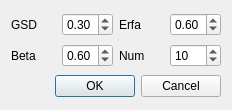
<?xml version="1.0" encoding="UTF-8"?>
<ui version="4.0">
 <class>ExtractBuildDialog</class>
 <widget class="QDialog" name="ExtractBuildDialog">
  <property name="geometry">
   <rect>
    <x>0</x>
    <y>0</y>
    <width>232</width>
    <height>110</height>
   </rect>
  </property>
  <property name="windowTitle">
   <string>ExtractBuild</string>
  </property>
  <layout class="QGridLayout" name="gridLayout">
   <item row="0" column="0">
    <widget class="QLabel" name="label">
     <property name="text">
      <string>GSD</string>
     </property>
    </widget>
   </item>
   <item row="0" column="1">
    <widget class="QDoubleSpinBox" name="GSDDoubleSpinBox">
     <property name="minimum">
      <double>0.010000000000000</double>
     </property>
     <property name="maximum">
      <double>1.000000000000000</double>
     </property>
     <property name="singleStep">
      <double>0.010000000000000</double>
     </property>
     <property name="value">
      <double>0.300000000000000</double>
     </property>
    </widget>
   </item>
   <item row="0" column="2">
    <widget class="QLabel" name="label_2">
     <property name="text">
      <string>Erfa</string>
     </property>
    </widget>
   </item>
   <item row="0" column="3">
    <widget class="QDoubleSpinBox" name="erfaDoubleSpinBox">
     <property name="maximum">
      <double>1.000000000000000</double>
     </property>
     <property name="singleStep">
      <double>0.010000000000000</double>
     </property>
     <property name="value">
      <double>0.600000000000000</double>
     </property>
    </widget>
   </item>
   <item row="1" column="0">
    <widget class="QLabel" name="label_3">
     <property name="text">
      <string>Beta</string>
     </property>
    </widget>
   </item>
   <item row="1" column="1">
    <widget class="QDoubleSpinBox" name="betaDoubleSpinBox">
     <property name="maximum">
      <double>1.000000000000000</double>
     </property>
     <property name="singleStep">
      <double>0.010000000000000</double>
     </property>
     <property name="value">
      <double>0.600000000000000</double>
     </property>
    </widget>
   </item>
   <item row="1" column="2">
    <widget class="QLabel" name="label_4">
     <property name="text">
      <string>Num</string>
     </property>
    </widget>
   </item>
   <item row="1" column="3">
    <widget class="QSpinBox" name="numSpinBox">
     <property name="maximum">
      <number>200</number>
     </property>
     <property name="value">
      <number>10</number>
     </property>
    </widget>
   </item>
   <item row="2" column="0" colspan="4">
    <widget class="QDialogButtonBox" name="buttonBox">
     <property name="orientation">
      <enum>Qt::Horizontal</enum>
     </property>
     <property name="standardButtons">
      <set>QDialogButtonBox::Cancel|QDialogButtonBox::Ok</set>
     </property>
    </widget>
   </item>
  </layout>
 </widget>
 <resources/>
 <connections>
  <connection>
   <sender>buttonBox</sender>
   <signal>accepted()</signal>
   <receiver>ExtractBuildDialog</receiver>
   <slot>accept()</slot>
   <hints>
    <hint type="sourcelabel">
     <x>222</x>
     <y>87</y>
    </hint>
    <hint type="destinationlabel">
     <x>157</x>
     <y>109</y>
    </hint>
   </hints>
  </connection>
  <connection>
   <sender>buttonBox</sender>
   <signal>rejected()</signal>
   <receiver>ExtractBuildDialog</receiver>
   <slot>reject()</slot>
   <hints>
    <hint type="sourcelabel">
     <x>222</x>
     <y>93</y>
    </hint>
    <hint type="destinationlabel">
     <x>231</x>
     <y>109</y>
    </hint>
   </hints>
  </connection>
  <connection>
   <sender>erfaDoubleSpinBox</sender>
   <signal>valueChanged(double)</signal>
   <receiver>betaDoubleSpinBox</receiver>
   <slot>setValue(double)</slot>
   <hints>
    <hint type="sourcelabel">
     <x>189</x>
     <y>25</y>
    </hint>
    <hint type="destinationlabel">
     <x>79</x>
     <y>49</y>
    </hint>
   </hints>
  </connection>
  <connection>
   <sender>betaDoubleSpinBox</sender>
   <signal>valueChanged(double)</signal>
   <receiver>erfaDoubleSpinBox</receiver>
   <slot>setValue(double)</slot>
   <hints>
    <hint type="sourcelabel">
     <x>97</x>
     <y>48</y>
    </hint>
    <hint type="destinationlabel">
     <x>193</x>
     <y>18</y>
    </hint>
   </hints>
  </connection>
 </connections>
</ui>
